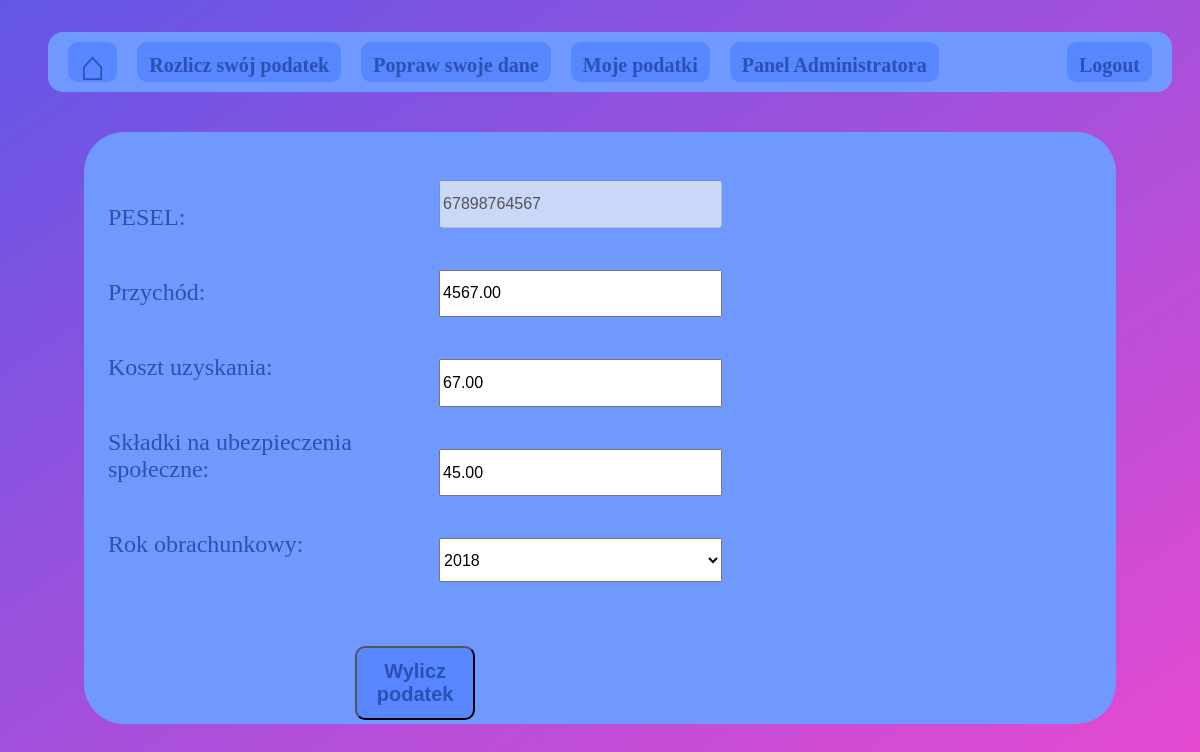
/edit.php?id=22&admin=1 (signed in), run on the app's committed database.
### tables this page shows
CREATE TABLE `tab_podatkow` (
  `ID` int(11) NOT NULL,
  `podstawa_opodatkowania` decimal(20,2) NOT NULL,
  `przychod` decimal(20,2) NOT NULL,
  `koszty_uzyskania_przychodu` decimal(20,2) NOT NULL,
  `dochod` decimal(20,2) NOT NULL,
  `skladki_spoleczne` decimal(20,2) NOT NULL,
  `podatek_wedlug_skali` decimal(20,2) NOT NULL,
  `skladki_zdrowotne` decimal(20,2) NOT NULL,
  `podatek_nalezny` decimal(20,2) NOT NULL,
  `rok_obrachunkowy` varchar(4) NOT NULL,
  `pesel` varchar(11) NOT NULL
);

### edit.php (the view, shortened to what this page needs)
<?php
    include "functions.php";
    include "database_access.php";
?>
<!DOCTYPE html>
<html>
<head>
  <link rel="stylesheet" type="text/css" href="css/home.css">
  <link rel="stylesheet" type="text/css" href="css/editDetails.css">
</head>
<body>
    <div class="user-detail-container">
        <div class='user-detail'>
            <form action="editTaxes.php" method="POST">
            <div class='user-detail-data-outer'>
                <div class="user-detail-data">
                    <p>PESEL: </p>
                    <p>Przychód: </p>
                    <p>Koszt uzyskania: </p>
                    <p>Składki na ubezpieczenia społeczne: </p>
                    <p>Rok obrachunkowy: </p>
                </div>
                <div class="user-detail-data">
                    <?php
                        $conn = new mysqli($server_adress, $server_user, $server_password, $server_database_name);
                        if($result = ($conn->query("SELECT * FROM tab_podatkow WHERE ID=".$_GET["id"].";")))
                        {
                            while($row =  $result->fetch_assoc()){
                                echo "
                                <input type='hidden' name='ID' value='".$row["ID"]."'>
                                <input type='text' name='pesel' pattern='[0-9].{10,11}' minlength='11' maxlength='11' value='".$row["pesel"]."' disabled>
                                <div class='user-detail-space-between'></div>
                                <input type='text' name='przychod' pattern='[0-9]+.[0-9][0-9]' value='".$row["przychod"]."'>
                                <div class='user-detail-space-between'></div>
                                <input type='text' name='kosztUzyskania' pattern='[0-9]+.[0-9][0-9]'  value='".$row["koszty_uzyskania_przychodu"]."'>
                                <div class='user-detail-space-between'></div>
                                <input type='text' name='ubezpSpoleczne' pattern='[0-9]+.[0-9][0-9]'  value='".$row["skladki_spoleczne"]."'>
                                <div class='user-detail-space-between'></div>
                                <select name='rok'>
                                    <option value='".$row["rok_obrachunkowy"]."'> ".$row["rok_obrachunkowy"]." </option>
                                </select>
                                ";
                            }
                        }
                    ?>
                </div>
            </div>
            <button type="submit" class="button-element" >Wylicz podatek</button>
            </form>
            <div class="user-detail-space-between"></div>
        </div>
    </div>
</body>
</html>

### css/home.css (style rules this page uses)
body { display: flex; flex-direction: column; width: 100vw; margin: 0; padding: 0; color: #2B51B3; height: 100vh; background-image: linear-gradient(to bottom right, #6356E6, #E84AD0); }
.user-detail-container { display: flex; width: 86vw; height: 74vh; background-color: rgb(112, 153, 255); margin: 1vh 7vw 8vh; border-radius: 40px; }
.user-detail-data { margin: 6vh 2vw 8vh; display: flex; flex-direction: column; flex: 1; font-size: 24px; }
.user-detail-data p { flex: 1; }

### css/editDetails.css (style rules this page uses)
input { font-size: 16px; line-height: 1.5; flex: 1; flex-grow: inherit; }
select { font-size: 16px; line-height: 1.5; flex: 1; flex-grow: inherit; }
.user-detail-data input { flex: 1; }
.user-detail-space-between { flex: 1; }
.user-detail-data-outer { display: flex; flex: 10; flex-direction: row; }
.user-detail { display: flex; flex-direction: column; }
.button-element { display: flex; background-color: #5786FF; color: #2B51B3; font-size: 20px; font-weight: bold; padding: 12px; border-radius: 10px; margin: 0px 10px 0px; cursor: pointer; max-width: 10vw; margin: auto; }

### data on the page
tab_podatkow: pesel "67898764567", przychod "4567.00", kosztUzyskania "67.00", ubezpSpoleczne "45.00", rok "2018"
